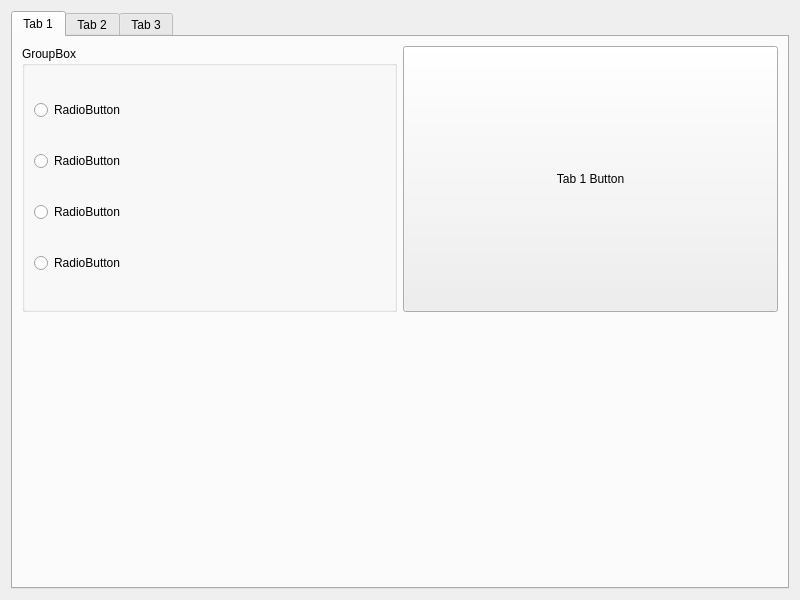
<?xml version="1.0" encoding="UTF-8"?>
<ui version="4.0">
 <class>Widget</class>
 <widget class="QWidget" name="Widget">
  <property name="geometry">
   <rect>
    <x>0</x>
    <y>0</y>
    <width>800</width>
    <height>600</height>
   </rect>
  </property>
  <property name="windowTitle">
   <string>Widget</string>
  </property>
  <layout class="QVBoxLayout" name="verticalLayout_5">
   <item>
    <widget class="QTabWidget" name="tabWidget">
     <property name="currentIndex">
      <number>0</number>
     </property>
     <widget class="QWidget" name="tab">
      <attribute name="title">
       <string>Tab 1</string>
      </attribute>
      <layout class="QVBoxLayout" name="verticalLayout_2">
       <item>
        <layout class="QHBoxLayout" name="horizontalLayout">
         <item>
          <widget class="QGroupBox" name="groupBox">
           <property name="title">
            <string>GroupBox</string>
           </property>
           <layout class="QVBoxLayout" name="verticalLayout">
            <item>
             <widget class="QRadioButton" name="radioButton">
              <property name="text">
               <string>RadioButton</string>
              </property>
             </widget>
            </item>
            <item>
             <widget class="QRadioButton" name="radioButton_2">
              <property name="text">
               <string>RadioButton</string>
              </property>
             </widget>
            </item>
            <item>
             <widget class="QRadioButton" name="radioButton_3">
              <property name="text">
               <string>RadioButton</string>
              </property>
             </widget>
            </item>
            <item>
             <widget class="QRadioButton" name="radioButton_4">
              <property name="text">
               <string>RadioButton</string>
              </property>
             </widget>
            </item>
           </layout>
          </widget>
         </item>
         <item>
          <widget class="QPushButton" name="tab1Button">
           <property name="sizePolicy">
            <sizepolicy hsizetype="Minimum" vsizetype="Expanding">
             <horstretch>0</horstretch>
             <verstretch>0</verstretch>
            </sizepolicy>
           </property>
           <property name="text">
            <string>Tab 1 Button</string>
           </property>
          </widget>
         </item>
        </layout>
       </item>
       <item>
        <spacer name="verticalSpacer">
         <property name="orientation">
          <enum>Qt::Vertical</enum>
         </property>
         <property name="sizeHint" stdset="0">
          <size>
           <width>20</width>
           <height>260</height>
          </size>
         </property>
        </spacer>
       </item>
      </layout>
     </widget>
     <widget class="QWidget" name="tab_2">
      <attribute name="title">
       <string>Tab 2</string>
      </attribute>
      <layout class="QVBoxLayout" name="verticalLayout_3">
       <item>
        <widget class="QPushButton" name="pushButton_2">
         <property name="text">
          <string>PushButton</string>
         </property>
        </widget>
       </item>
       <item>
        <widget class="QPushButton" name="pushButton_3">
         <property name="text">
          <string>PushButton</string>
         </property>
        </widget>
       </item>
       <item>
        <widget class="QPushButton" name="pushButton_4">
         <property name="text">
          <string>PushButton</string>
         </property>
        </widget>
       </item>
       <item>
        <spacer name="verticalSpacer_2">
         <property name="orientation">
          <enum>Qt::Vertical</enum>
         </property>
         <property name="sizeHint" stdset="0">
          <size>
           <width>20</width>
           <height>437</height>
          </size>
         </property>
        </spacer>
       </item>
      </layout>
     </widget>
     <widget class="QWidget" name="tab_3">
      <attribute name="title">
       <string>Tab 3</string>
      </attribute>
      <layout class="QVBoxLayout" name="verticalLayout_4">
       <item>
        <widget class="QListWidget" name="listWidget"/>
       </item>
       <item>
        <widget class="QPushButton" name="pushButton_5">
         <property name="text">
          <string>PushButton</string>
         </property>
        </widget>
       </item>
      </layout>
     </widget>
    </widget>
   </item>
  </layout>
 </widget>
 <resources/>
 <connections/>
</ui>
